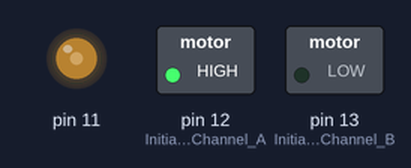
Recording of a sketch running on a simulated Arduino Uno, built with avr-gcc and run on an emulated ATmega328P. Shown: switched loads named in the sketch (green lamp = pin HIGH), output pins drawn as LEDs (lit = HIGH).

Above: at 0.1 s.
Timing chart, 0 to 1.6 s (numbered marks = the images above):
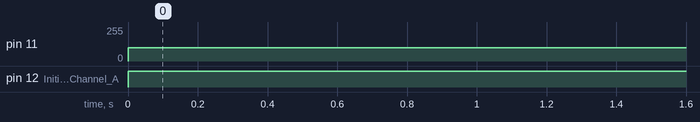

The sketch:

motor_testing.ino
```cpp
const int dt = 1000;

void setup() {
  // put your setup code here, to run once:
  pinMode(12, OUTPUT); //Initiates Motor Channel A pin
  pinMode(13, OUTPUT); //Initiates Motor Channel B pin
  Serial.begin(115200);
}

void loop() {
  // put your main code here, to run repeatedly:
  digitalWrite(12, HIGH);
  digitalWrite(13, LOW);

  analogWrite(11, 100);

 /**
  for(int i=0; i<50; i+=2) {
    //analogWrite(3, 255);
    //delay(25);
    analogWrite(3, i);
    analogWrite(11, i);
    Serial.println(i);
    delay(250);
  }
 **/

  delay(500);
  //digitalWrite(12, LOW);

  delay(10);

}
```

Measured:
- by itself, pin 11: 0/255 → 100/255 at 0.00 s
- by itself, pin 12 (Initiates_Motor_Channel_A): LOW → HIGH at 0.00 s
